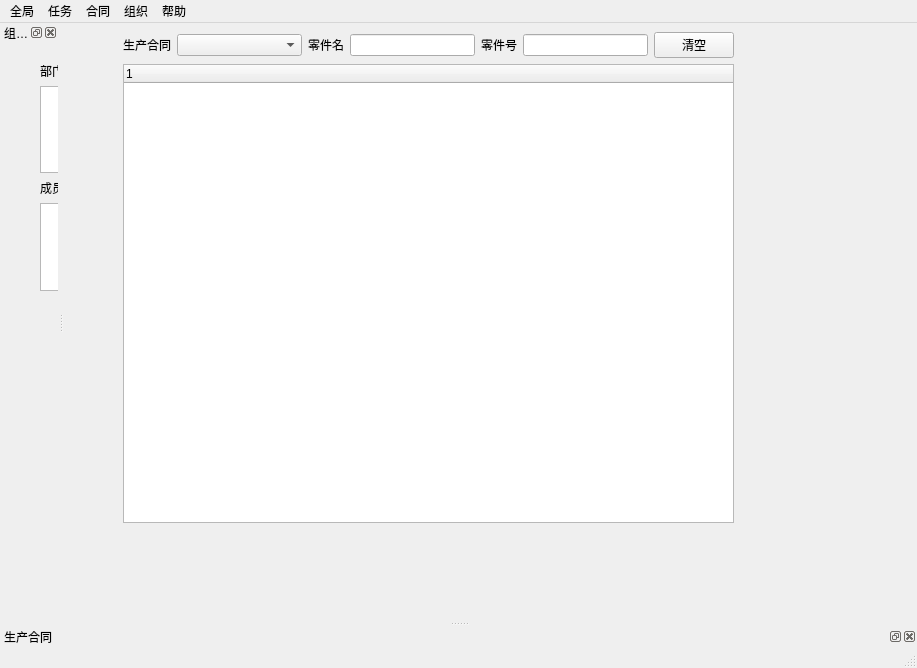
<?xml version="1.0" encoding="UTF-8"?>
<ui version="4.0">
 <class>MainWindow</class>
 <widget class="QMainWindow" name="MainWindow">
  <property name="geometry">
   <rect>
    <x>0</x>
    <y>0</y>
    <width>917</width>
    <height>668</height>
   </rect>
  </property>
  <property name="windowTitle">
   <string>中德制造部机加工管理</string>
  </property>
  <widget class="QWidget" name="RequirementCentralWidget">
   <widget class="QWidget" name="verticalLayoutWidget">
    <property name="geometry">
     <rect>
      <x>59</x>
      <y>9</y>
      <width>611</width>
      <height>491</height>
     </rect>
    </property>
    <layout class="QVBoxLayout" name="v_layout_1">
     <item>
      <layout class="QHBoxLayout" name="h_layout_1_1">
       <item alignment="Qt::AlignLeft|Qt::AlignVCenter">
        <widget class="QLabel" name="label">
         <property name="text">
          <string>生产合同</string>
         </property>
        </widget>
       </item>
       <item>
        <widget class="QComboBox" name="ContractComboBox">
         <property name="sizePolicy">
          <sizepolicy hsizetype="Expanding" vsizetype="Fixed">
           <horstretch>0</horstretch>
           <verstretch>0</verstretch>
          </sizepolicy>
         </property>
        </widget>
       </item>
       <item>
        <widget class="QLabel" name="label_2">
         <property name="text">
          <string>零件名</string>
         </property>
        </widget>
       </item>
       <item>
        <widget class="QLineEdit" name="ParNameLineEdit"/>
       </item>
       <item>
        <widget class="QLabel" name="label_3">
         <property name="text">
          <string>零件号</string>
         </property>
        </widget>
       </item>
       <item>
        <widget class="QLineEdit" name="PartNrlineEdit"/>
       </item>
       <item>
        <widget class="QPushButton" name="CleanTextButton">
         <property name="sizePolicy">
          <sizepolicy hsizetype="Fixed" vsizetype="Fixed">
           <horstretch>0</horstretch>
           <verstretch>0</verstretch>
          </sizepolicy>
         </property>
         <property name="text">
          <string>清空</string>
         </property>
        </widget>
       </item>
      </layout>
     </item>
     <item>
      <widget class="QTreeWidget" name="RequireTreeWidget">
       <column>
        <property name="text">
         <string notr="true">1</string>
        </property>
       </column>
      </widget>
     </item>
    </layout>
   </widget>
  </widget>
  <widget class="QMenuBar" name="menubar">
   <property name="geometry">
    <rect>
     <x>0</x>
     <y>0</y>
     <width>917</width>
     <height>26</height>
    </rect>
   </property>
   <widget class="QMenu" name="RequirementMenu">
    <property name="toolTip">
     <string/>
    </property>
    <property name="statusTip">
     <string>生产任务（需求）的管理维护。</string>
    </property>
    <property name="title">
     <string>任务</string>
    </property>
    <property name="toolTipsVisible">
     <bool>true</bool>
    </property>
   </widget>
   <widget class="QMenu" name="ContractMenu">
    <property name="toolTip">
     <string/>
    </property>
    <property name="statusTip">
     <string>生产合同的管理维护。</string>
    </property>
    <property name="title">
     <string>合同</string>
    </property>
   </widget>
   <widget class="QMenu" name="WorkgroupMenu">
    <property name="toolTip">
     <string>组织架构的管理维护。</string>
    </property>
    <property name="statusTip">
     <string>组织架构的管理维护。</string>
    </property>
    <property name="title">
     <string>组织</string>
    </property>
   </widget>
   <widget class="QMenu" name="HelpMenu">
    <property name="statusTip">
     <string>软件帮助信息。</string>
    </property>
    <property name="title">
     <string>帮助</string>
    </property>
   </widget>
   <widget class="QMenu" name="menu">
    <property name="statusTip">
     <string>软件工具管理。</string>
    </property>
    <property name="title">
     <string>全局</string>
    </property>
   </widget>
   <addaction name="menu"/>
   <addaction name="RequirementMenu"/>
   <addaction name="ContractMenu"/>
   <addaction name="WorkgroupMenu"/>
   <addaction name="HelpMenu"/>
  </widget>
  <widget class="QStatusBar" name="statusbar"/>
  <widget class="QDockWidget" name="WorkgroupDockWidget">
   <property name="windowTitle">
    <string>组织架构</string>
   </property>
   <attribute name="dockWidgetArea">
    <number>1</number>
   </attribute>
   <widget class="QWidget" name="WkDockWidgetContents">
    <widget class="QWidget" name="verticalLayoutWidget_3">
     <property name="geometry">
      <rect>
       <x>40</x>
       <y>20</y>
       <width>160</width>
       <height>229</height>
      </rect>
     </property>
     <layout class="QVBoxLayout" name="v_layout_3">
      <item alignment="Qt::AlignLeft|Qt::AlignTop">
       <widget class="QLabel" name="label_4">
        <property name="text">
         <string>部门</string>
        </property>
       </widget>
      </item>
      <item>
       <widget class="QTreeView" name="DepartmentTreeView"/>
      </item>
      <item alignment="Qt::AlignLeft">
       <widget class="QLabel" name="label_5">
        <property name="text">
         <string>成员</string>
        </property>
       </widget>
      </item>
      <item>
       <widget class="QListView" name="MemberListView"/>
      </item>
     </layout>
    </widget>
   </widget>
  </widget>
  <widget class="QDockWidget" name="ContractDockWidget">
   <property name="autoFillBackground">
    <bool>false</bool>
   </property>
   <property name="windowTitle">
    <string>生产合同</string>
   </property>
   <attribute name="dockWidgetArea">
    <number>8</number>
   </attribute>
   <widget class="QWidget" name="CtDockWidgetContents">
    <widget class="QWidget" name="verticalLayoutWidget_2">
     <property name="geometry">
      <rect>
       <x>30</x>
       <y>30</y>
       <width>160</width>
       <height>89</height>
      </rect>
     </property>
     <layout class="QVBoxLayout" name="v_layout_2">
      <property name="sizeConstraint">
       <enum>QLayout::SetDefaultConstraint</enum>
      </property>
      <item>
       <widget class="QTableWidget" name="CtTableWidget"/>
      </item>
     </layout>
    </widget>
   </widget>
  </widget>
 </widget>
 <resources/>
 <connections/>
</ui>
